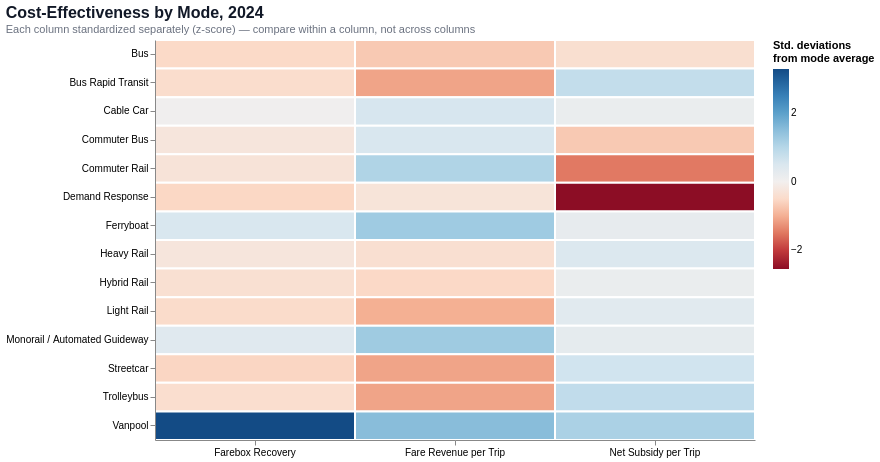

Write notebook code for a chart like this one.
### Markdown cell above
### Cost Effectiveness Matrix

### Code cell
df_opex_ca["fare_revenue_per_trip"] = (
    df_opex_ca["fare_revenue"] / df_opex_ca["unlinked_passenger_trips"]
)

df_opex_ca["subsidy_per_trip"] = (
    df_opex_ca["operating_expenses_total"] - df_opex_ca["fare_revenue"]
) / df_opex_ca["unlinked_passenger_trips"]


cost_effectiveness_matrix = efficiency_matrix(
    df_opex_ca[df_opex_ca["year"] == 2024],
    metrics=["farebox_recovery_ratio", "fare_revenue_per_trip", "subsidy_per_trip"],
    group_column="mode_full_name",
    titles=["Farebox Recovery", "Fare Revenue per Trip", "Net Subsidy per Trip"],
    normalize="zscore",
    reverse_scale=[False, False, True],
    chart_title="Cost-Effectiveness by Mode, 2024",
    width=600,
    height=400
)

cost_effectiveness_matrix

### Figure 1 — Vega specification as saved in the notebook (floating-point values rounded to 4 significant figures)
{"$schema": "https://vega.github.io/schema/vega/v6.json", "data": [{"name": "source_0"}, {"name": "data_0", "values": [{"metric_label": "Farebox Recovery", "mode_full_name": "Bus", "norm_value": -0.5192, "raw_value": 0.07323}, {"metric_label": "Farebox Recovery", "mode_full_name": "Bus Rapid Transit", "norm_value": -0.4595, "raw_value": 0.0893}, {"metric_label": "Farebox Recovery", "mode_full_name": "Cable Car", "norm_value": 0.03674, "raw_value": 0.2229}, {"metric_label": "Farebox Recovery", "mode_full_name": "Commuter Bus", "norm_value": -0.2537, "raw_value": 0.1447}, {"metric_label": "Farebox Recovery", "mode_full_name": "Commuter Rail", "norm_value": -0.3063, "raw_value": 0.1305}, {"metric_label": "Farebox Recovery", "mode_full_name": "Demand Response", "norm_value": -0.5406, "raw_value": 0.06746}, {"metric_label": "Farebox Recovery", "mode_full_name": "Ferryboat", "norm_value": 0.5082, "raw_value": 0.3498}, {"metric_label": "Farebox Recovery", "mode_full_name": "Heavy Rail", "norm_value": -0.2429, "raw_value": 0.1476}, {"metric_label": "Farebox Recovery", "mode_full_name": "Hybrid Rail", "norm_value": -0.3887, "raw_value": 0.1084}, {"metric_label": "Farebox Recovery", "mode_full_name": "Light Rail", "norm_value": -0.4791, "raw_value": 0.08402}, {"metric_label": "Farebox Recovery", "mode_full_name": "Monorail / Automated Guideway", "norm_value": 0.3616, "raw_value": 0.3103}, {"metric_label": "Farebox Recovery", "mode_full_name": "Streetcar", "norm_value": -0.5661, "raw_value": 0.0606}, {"metric_label": "Farebox Recovery", "mode_full_name": "Trolleybus", "norm_value": -0.4269, "raw_value": 0.09807}, {"metric_label": "Farebox Recovery", "mode_full_name": "Vanpool", "norm_value": 3.277, "raw_value": 1.095}, {"metric_label": "Fare Revenue per Trip", "mode_full_name": "Bus", "norm_value": -0.7112, "raw_value": 1.468}, {"metric_label": "Fare Revenue per Trip", "mode_full_name": "Bus Rapid Transit", "norm_value": -1.106, "raw_value": 0.4983}, {"metric_label": "Fare Revenue per Trip", "mode_full_name": "Cable Car", "norm_value": 0.5629, "raw_value": 4.601}, {"metric_label": "Fare Revenue per Trip", "mode_full_name": "Commuter Bus", "norm_value": 0.5081, "raw_value": 4.466}, {"metric_label": "Fare Revenue per Trip", "mode_full_name": "Commuter Rail", "norm_value": 1.071, "raw_value": 5.849}, {"metric_label": "Fare Revenue per Trip", "mode_full_name": "Demand Response", "norm_value": -0.2877, "raw_value": 2.509}, {"metric_label": "Fare Revenue per Trip", "mode_full_name": "Ferryboat", "norm_value": 1.284, "raw_value": 6.374}, {"metric_label": "Fare Revenue per Trip", "mode_full_name": "Heavy Rail", "norm_value": -0.3971, "raw_value": 2.24}, {"metric_label": "Fare Revenue per Trip", "mode_full_name": "Hybrid Rail", "norm_value": -0.5253, "raw_value": 1.925}, {"metric_label": "Fare Revenue per Trip", "mode_full_name": "Light Rail", "norm_value": -0.9951, "raw_value": 0.7699}, {"metric_label": "Fare Revenue per Trip", "mode_full_name": "Monorail / Automated Guideway", "norm_value": 1.287, "raw_value": 6.382}, {"metric_label": "Fare Revenue per Trip", "mode_full_name": "Streetcar", "norm_value": -1.104, "raw_value": 0.5024}, {"metric_label": "Fare Revenue per Trip", "mode_full_name": "Trolleybus", "norm_value": -1.104, "raw_value": 0.5024}, {"metric_label": "Fare Revenue per Trip", "mode_full_name": "Vanpool", "norm_value": 1.517, "raw_value": 6.946}, {"metric_label": "Net Subsidy per Trip", "mode_full_name": "Bus", "norm_value": -0.4057, "raw_value": 25.06}, {"metric_label": "Net Subsidy per Trip", "mode_full_name": "Bus Rapid Transit", "norm_value": 0.8393, "raw_value": 5.034}, {"metric_label": "Net Subsidy per Trip", "mode_full_name": "Cable Car", "norm_value": 0.155, "raw_value": 16.04}, {"metric_label": "Net Subsidy per Trip", "mode_full_name": "Commuter Bus", "norm_value": -0.7064, "raw_value": 29.9}, {"metric_label": "Net Subsidy per Trip", "mode_full_name": "Commuter Rail", "norm_value": -1.476, "raw_value": 42.28}, {"metric_label": "Net Subsidy per Trip", "mode_full_name": "Demand Response", "norm_value": -2.541, "raw_value": 59.4}, {"metric_label": "Net Subsidy per Trip", "mode_full_name": "Ferryboat", "norm_value": 0.2299, "raw_value": 14.84}, {"metric_label": "Net Subsidy per Trip", "mode_full_name": "Heavy Rail", "norm_value": 0.4589, "raw_value": 11.15}, {"metric_label": "Net Subsidy per Trip", "mode_full_name": "Hybrid Rail", "norm_value": 0.1555, "raw_value": 16.03}, {"metric_label": "Net Subsidy per Trip", "mode_full_name": "Light Rail", "norm_value": 0.348, "raw_value": 12.94}, {"metric_label": "Net Subsidy per Trip", "mode_full_name": "Monorail / Automated Guideway", "norm_value": 0.2705, "raw_value": 14.18}, {"metric_label": "Net Subsidy per Trip", "mode_full_name": "Streetcar", "norm_value": 0.6681, "raw_value": 7.787}, {"metric_label": "Net Subsidy per Trip", "mode_full_name": "Trolleybus", "norm_value": 0.865, "raw_value": 4.62}, {"metric_label": "Net Subsidy per Trip", "mode_full_name": "Vanpool", "norm_value": 1.139, "raw_value": 0.2151}]}, {"name": "source_0_x_domain_metric_label", "values": [{"metric_label": "Farebox Recovery", "sort_field": 0.0}, {"metric_label": "Fare Revenue per Trip", "sort_field": 1.0}, {"metric_label": "Net Subsidy per Trip", "sort_field": 2.0}]}, {"name": "data_0_y_domain_mode_full_name", "values": [{"mode_full_name": "Bus"}, {"mode_full_name": "Bus Rapid Transit"}, {"mode_full_name": "Cable Car"}, {"mode_full_name": "Commuter Bus"}, {"mode_full_name": "Commuter Rail"}, {"mode_full_name": "Demand Response"}, {"mode_full_name": "Ferryboat"}, {"mode_full_name": "Heavy Rail"}, {"mode_full_name": "Hybrid Rail"}, {"mode_full_name": "Light Rail"}, {"mode_full_name": "Monorail / Automated Guideway"}, {"mode_full_name": "Streetcar"}, {"mode_full_name": "Trolleybus"}, {"mode_full_name": "Vanpool"}]}, {"name": "data_0_color_domain_norm_value", "values": [{"min": -2.541, "max": 3.277}]}], "marks": [{"type": "rect", "name": "marks", "from": {"data": "data_0"}, "encode": {"update": {"stroke": {"value": "white"}, "tooltip": {"signal": "{\"Mode\": isValid(datum[\"mode_full_name\"]) ? isArray(datum[\"mode_full_name\"]) ? join(datum[\"mode_full_name\"], '\\n') : datum[\"mode_full_name\"] : \"\"+datum[\"mode_full_name\"], \"Metric\": isValid(datum[\"metric_label\"]) ? isArray(datum[\"metric_label\"]) ? join(datum[\"metric_label\"], '\\n') : datum[\"metric_label\"] : \"\"+datum[\"metric_label\"], \"Value\": format(datum[\"raw_value\"], \",.2f\")}"}, "height": {"signal": "max(0.25, bandwidth('y'))"}, "width": {"signal": "max(0.25, bandwidth('x'))"}, "strokeWidth": {"value": 2}, "fill": {"field": "norm_value", "scale": "color"}, "y": {"field": "mode_full_name", "scale": "y"}, "x": {"field": "metric_label", "scale": "x"}}}, "style": ["rect"]}], "scales": [{"name": "x", "type": "band", "domain": {"data": "source_0_x_domain_metric_label", "field": "metric_label", "sort": {"op": "max", "field": "sort_field"}}, "range": [0, {"signal": "width"}], "paddingOuter": 0, "paddingInner": 0}, {"name": "y", "type": "band", "domain": {"data": "data_0_y_domain_mode_full_name", "field": "mode_full_name", "sort": true}, "range": [0, {"signal": "height"}], "paddingOuter": 0, "paddingInner": 0}, {"name": "color", "type": "linear", "domain": [{"signal": "(data(\"data_0_color_domain_norm_value\")[0] || {}).min"}, {"signal": "(data(\"data_0_color_domain_norm_value\")[0] || {}).max"}], "range": {"scheme": "redblue"}, "zero": false, "interpolate": "hcl", "domainMid": 0}], "axes": [{"scale": "x", "grid": false, "orient": "bottom", "zindex": 1, "labelBaseline": "top", "labelAngle": 0}, {"scale": "y", "grid": false, "orient": "left", "zindex": 1}], "title": {"text": "Cost-Effectiveness by Mode, 2024", "color": "#111827", "subtitleColor": "#6B7280", "subtitleFontSize": 11, "fontSize": 16, "anchor": "start", "fontWeight": 600, "subtitle": "Each column standardized separately (z-score) — compare within a column, not across columns"}, "style": "cell", "padding": 5, "config": {"axis": {"labelFont": "Arial", "titleFont": "Arial"}, "style": {"cell": {"strokeWidth": 0}, "group-title": {"font": "Arial"}}}, "width": 600, "legends": [{"title": ["Std. deviations", "from mode average"], "fill": "color", "gradientLength": {"signal": "clamp(height, 64, 200)"}}], "height": 400, "background": "white"}
